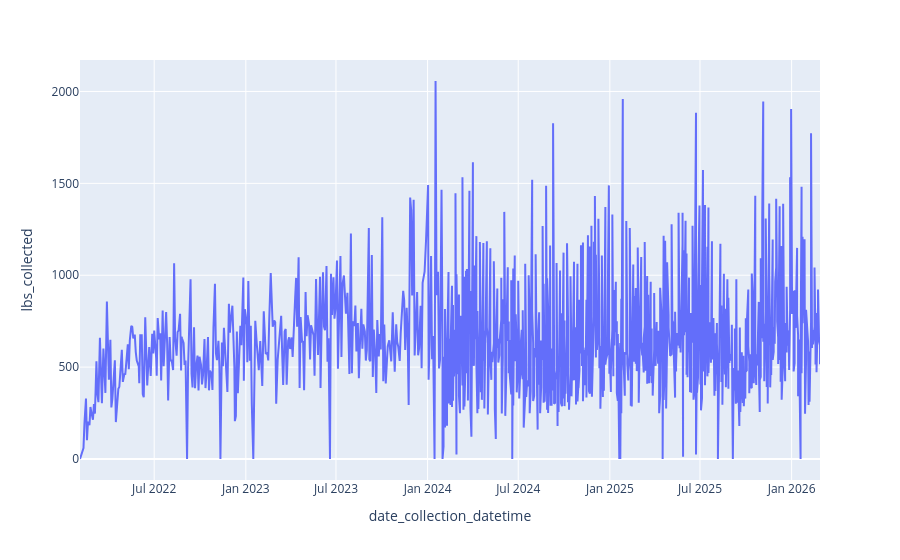

Here is the notebook cell this chart was saved with:
### Code cell
#sort by date first:
df = df.sort_values(by='date_collection_datetime')
df_lineplot = px.line(df, x='date_collection_datetime', y='lbs_collected')
df_lineplot.show()

### Figure 1 — Plotly figure (JSON) as saved in the notebook; plotly's stock layout.template omitted (floating-point values rounded to 4 significant figures; data arrays with more than 128 entries replaced by an {"elided": "..."} marker saying what was removed)
{"data": [{"hovertemplate": "date_collection_datetime=%{x}<br>lbs_collected=%{y}<extra></extra>", "legendgroup": "", "line": {"color": "#636efa", "dash": "solid"}, "marker": {"symbol": "circle"}, "mode": "lines", "name": "", "orientation": "v", "showlegend": false, "type": "scatter", "x": {"elided": "956 str values"}, "xaxis": "x", "y": {"elided": "956 float values"}, "yaxis": "y"}], "layout": {"legend": {"tracegroupgap": 0}, "margin": {"t": 60}, "xaxis": {"anchor": "y", "domain": [0, 1], "title": {"text": "date_collection_datetime"}}, "yaxis": {"anchor": "x", "domain": [0, 1], "title": {"text": "lbs_collected"}}}}
